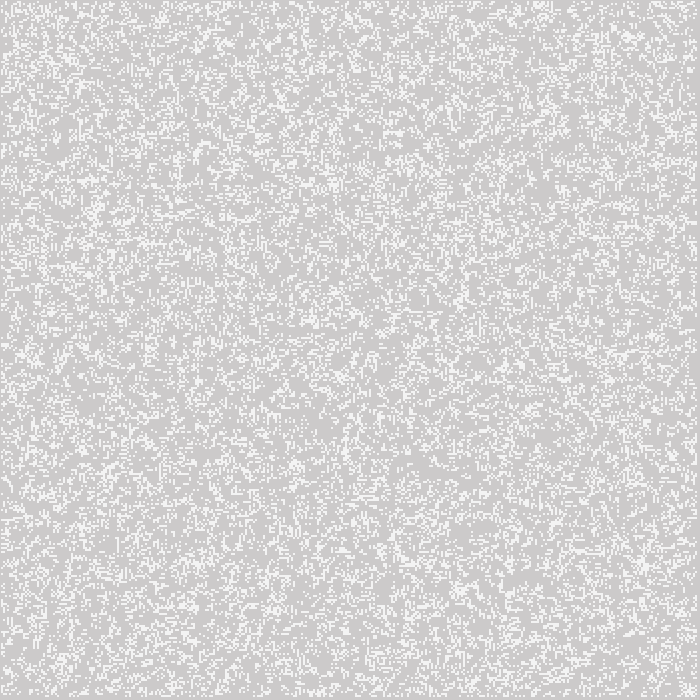
Frame 1 (no input)
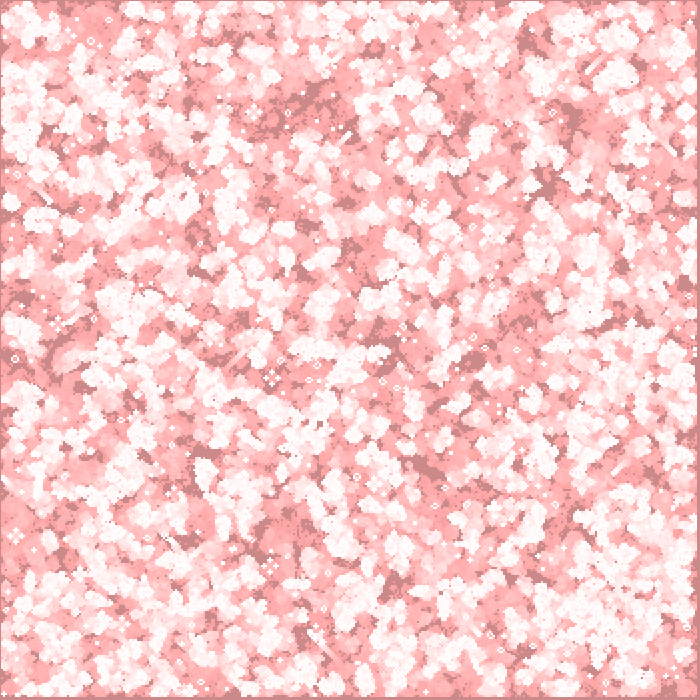
Frame 60 (the mouse pressed at the canvas centre just before this capture)
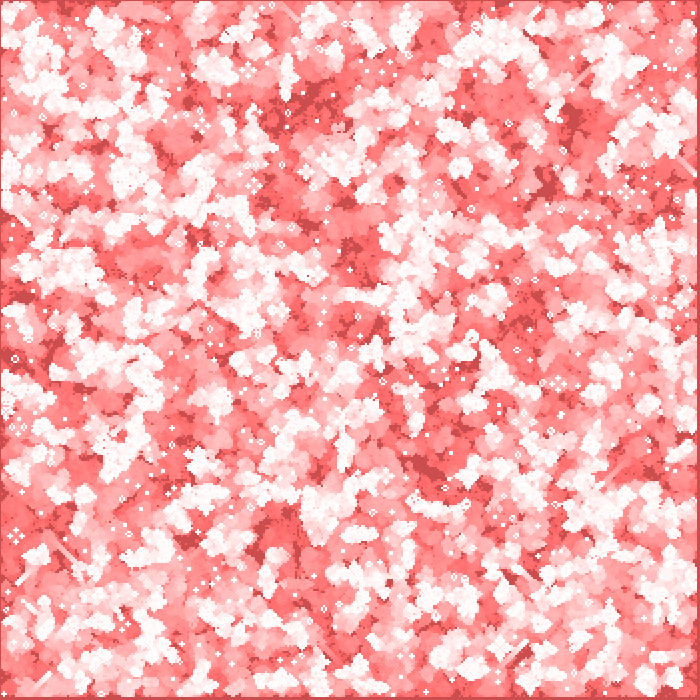
Frame 120 (the mouse held since frame 60 and released just before this capture)

The Processing sketch that drew these frames (run headless with seeded random() and noise(); from frame 60 on, the mouse is pressed at the canvas centre):

// Processing sketch: GameOfLifeBoolean
// ── GameOfLifeBoolean.pde
int rows=350, cols=350;
int w, h;
boolean[][] cell;
boolean[][] futureCell;
void setup() {
  size(700, 700);
  cell = new boolean[rows][cols];
  futureCell = new boolean[rows][cols];
  w = width/cols;
  h = height/rows;

  for (int i=0; i<cols; i++) {
    for (int j=0; j<rows; j++) {
      //if (i*w<mouseX && mouseX<i*w+w && j*w<mouseY && mouseY<j*w+w) {
      cell[i][j] = (random(50)<25)?true:false;
      futureCell[i][j] = false;
      // }
    }
  }

  //frameRate(10);
}

void mouseDragged() {
  //  for (int i=0; i<cols; i++) {
  //    for (int j=0; j<rows; j++) {
  //      if (i*w<mouseX && mouseX<i*w+w && j*w<mouseY && mouseY<j*w+w) {
  //        cell[i][j] = true;
  //        //  futureCell[i][j] = false;
  //      }
  //    }
  //  }
}
void draw() { 
  noStroke();
  fill(#FF121A, 2);
  rect(0, 0, width, height);


  for (int i=1; i<cols-1; i++) {
    for (int j=1; j<rows-1; j++) {   
      int num = checkNeighbours(i, j);
      futureCell[i][j] = checkRules(i, j, num);
    }
  }
  //  stroke(-1, 10);
  noStroke();
  for (int i=0; i<cols; i++) {
    for (int j=0; j<rows; j++) { 
      cell[i][j] = futureCell[i][j];
      if (cell[i][j]) { 
        fill(-1);
        ellipse(i*w, j*h, w, h);
      }
    }
  }
}

int checkNeighbours(int x, int y) {
  int num =0;
  for (int m=-1; m<=1; m++) {
    for (int n=-1; n<=1; n++) {
      if (n==0 && m==0) continue;
      else if (cell[x+m][y+n]) num++;
    }
  }
  return num;
}

boolean checkRules(int i, int j, int num) {
  boolean futurelife = false;
  if (!cell[i][j] && num == 3) futurelife = true;
  else if ( cell[i][j] && (num < 2 || num > 3) ) futurelife = false;
  else futurelife = cell[i][j];
  return futurelife;
}
